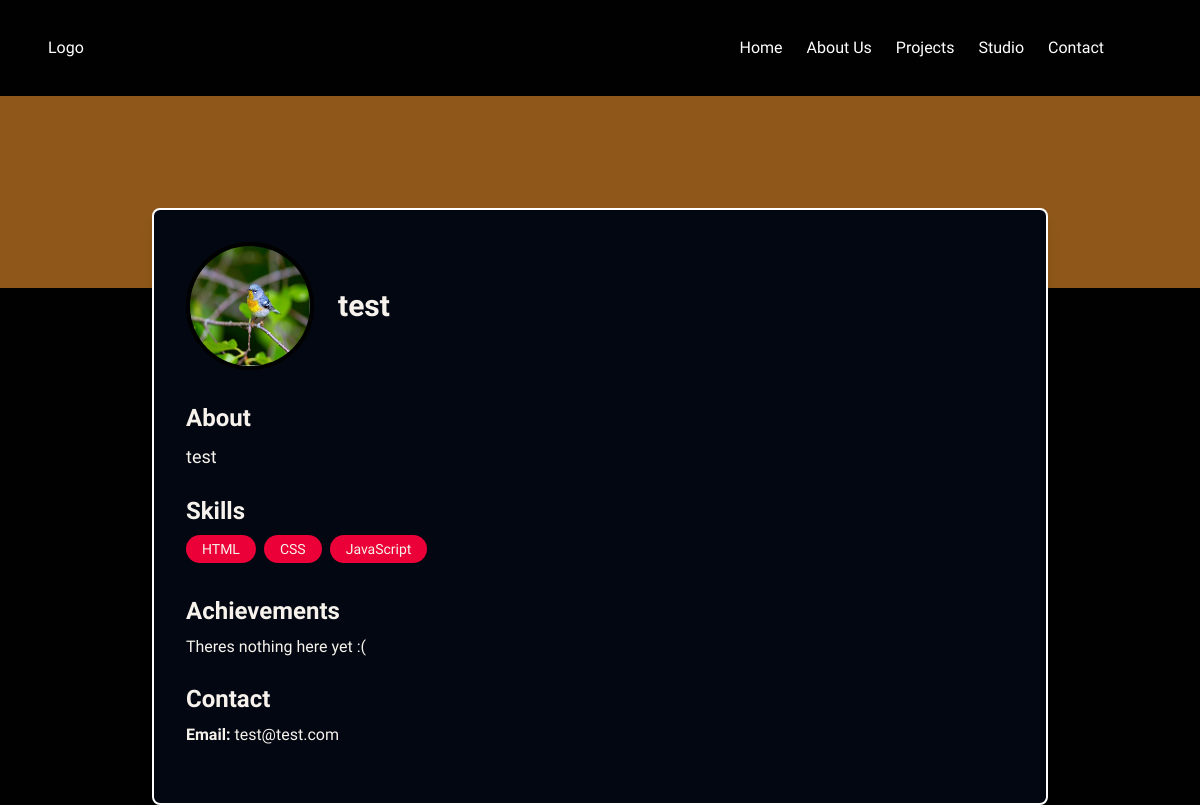
Screenshot of /user/1 (signed in) with the database file from the repository.
### Tool/models.py (models this page shows, shortened)
class User(db.Model, UserMixin):
    __tablename__ = 'user'
    id = db.Column(db.Integer, primary_key=True)
    name = db.Column(db.String(100), nullable=False)
    golds = db.Column(db.Integer, default=0)
    silvers = db.Column(db.Integer, default=0)
    bronzes = db.Column(db.Integer, default=0)
    total = db.Column(db.Integer, default=0)
    password_hash = db.Column(db.String(128), nullable=False)
    email = db.Column(db.String(120), unique=True, nullable=False)
    notifications = db.Column(PickleType, default=[])  # List of notifications as strings
    club_id = db.Column(db.Integer, db.ForeignKey('club.id'))
    managed_club = db.relationship('Club', secondary='managers', back_populates='managers')
    requested_clubs = db.relationship('Club', secondary=requesters, back_populates='requesters')
    events = db.relationship('Event', secondary=event_users, back_populates='participants')
    registered_sub_events = db.relationship('SubEvent', secondary=sub_event_registrations, back_populates='registered_users')
    won_sub_events = db.relationship('SubEvent', secondary=user_sub_event_positions, back_populates='winning_users')
    skills = db.relationship('Skill', secondary=user_skills, back_populates='users')
    profile_pic = db.Column(db.String(200), nullable=False)
    banner_color = db.Column(db.String(200), nullable=False, default = 'cyan')
    description = db.Column(db.String, nullable = False)

class Skill(db.Model):
    __tablename__ = 'skill'
    id = db.Column(db.Integer, primary_key=True)
    name = db.Column(db.String(100), unique=True, nullable=False)
    users = db.relationship('User', secondary=user_skills, back_populates='skills')

### app.py (the view)
@app.route('/user/<uid>')
@login_required
def user_profile(uid):
    user = db.session.get(User, uid)
    if not user : return url_for('index')
    club = db.session.get(Club, user.club_id)
    achs = []
    if user.won_sub_events:
        for sube in user.won_sub_events:
            pos = db.session.query(user_sub_event_positions.c.position).filter_by(
                user_id=user.id, sub_event_id=sube.id
            ).scalar()
            ename = db.session.query(Event, sube.event_id).first().name
            pos_dict = {1 : '1st', 2 : '2nd', 3 : '3rd'}
            achs.append(f'Achieved {pos_dict[pos]} postion at {sube.name} at {ename}')
    else :
        achs = ['Theres nothing here yet :( ']
    print(user.notifications)
    return render_template('user.html', user = user, club = club, achievements = achs)

### Tool/models.py (called while the page is built)
@login_manager.user_loader
def load_user(user_id):
    return User.query.get(user_id)

### Tool/templates/user.html (shortened to what this page needs)
{% extends 'base.html' %}
{% block content %}
<div class="w-full h-48 bg-[{{ user.banner_color }}] flex justify-center items-center">
</div>
<div class="relative max-w-4xl mx-auto mt-[-5rem] p-8 bg-gray-950 border-white border-2 rounded-lg shadow-lg">
  <div class="flex items-center justify-between mb-8">
    <div class="flex items-center">
      <img class="h-32 w-32 rounded-full border-4 border-background relative z-10" src="{{ user.profile_pic }}" alt="Profile picture">
      <div class="ml-6">
        <h1 class="text-3xl font-bold text-text">{{ user.name }}</h1>
      </div>
    </div>
  </div>
  <div class="mb-6 text-text">
    <h2 class="text-2xl font-semibold mb-2">About</h2>
    <p class="text-lg leading-relaxed">
      {{ user.description }}
    </p>
  </div>
  <div class="mb-6">
    <h2 class="text-2xl font-semibold mb-2 text-text">Skills</h2>
    <div class="flex flex-wrap">
      {% for skill in user.skills %}
        <span class="bg-primary text-text px-4 py-1 rounded-full text-sm font-medium mr-2 mb-2">{{ skill.name }}</span>
      {% endfor %}
    </div>
  </div>
          <div class='mb-6 text-text'>
              <h2 class="text-2xl font-semibold mb-2">Achievements</h2>
              {% for ach in achievements %}
              <p>{{ ach }}</p>
              {% endfor %}
          </div>
  <div class="mb-6 text-text">
    <h2 class="text-2xl font-semibold mb-2">Contact</h2>
    <ul>
      <li><strong>Email:</strong> {{ user.email }}</li>
    </ul>
  </div>
</div>
{% endblock %}

### Tool/static/css/styles.css (style rules this page uses)
:root { --header-height: 3.5rem; --white-color: hsl(0, 0%, 100%); --black-color: hsl(0, 0%, 0%); --body-font: "Montserrat Alternates", sans-serif; --h1-font-size: 1.5rem; --normal-font-size: 0.938rem; --font-regular: 400; --font-medium: 500; --z-tooltip: 10; --z-fixed: 100; }
@media screen and (min-width: 1150px) { :root { --normal-font-size: 1rem; } }
* { box-sizing: border-box; padding: 0; margin: 0; }
html { scroll-behavior: smooth; }
body { font-family: var(--body-font); font-size: var(--normal-font-size); background-color: var(--white-color); }
ul { list-style: none; }

### Tool/templates/base.html (style rules this page uses)
:root { --text: #f7f3ec; --background: #010101; --primary: #eb0037; --secondary: #0a9682; --accent: #510b1c; }

### rows the page displays
User: profile_pic (picture), name "test", description "test", email "test@test.com"
Skill: name "HTML"
Skill: name "CSS"
Skill: name "JavaScript"

### other values shown
{{ ach }} "Theres nothing here yet :("
